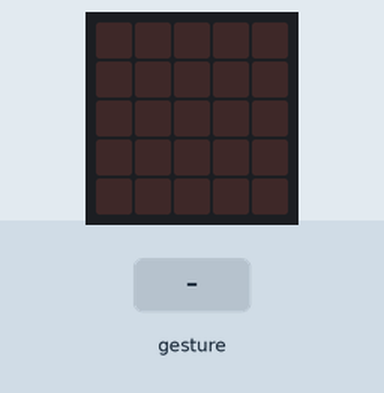
The program below on a simulated BBC micro:bit (MakeCode). On the bench: the board's 5×5 LED display. The inputs (shaded band) are chosen by the test bench. Random numbers come from a fixed seed; a tilt is held for 1.5 s and a shake lasts 1 s, then the board lies face up again.

Above: at 1.2 s.
1.3 s: gesture 'shake'
At 2.7 s:
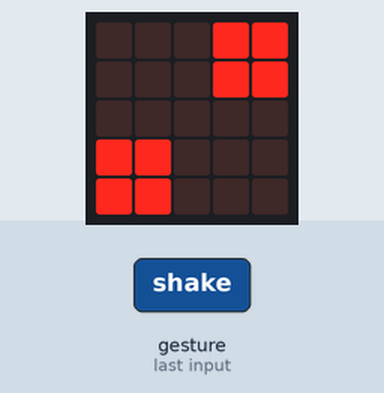
3.0 s: gesture 'shake'
At 4.2 s:
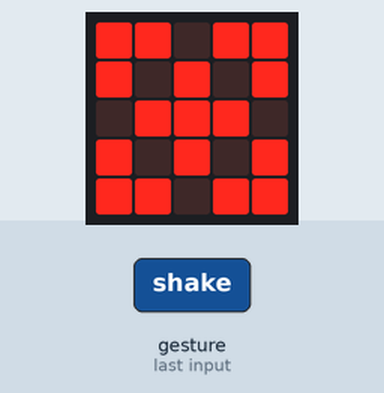
4.7 s: gesture 'shake'
At 5.5 s:
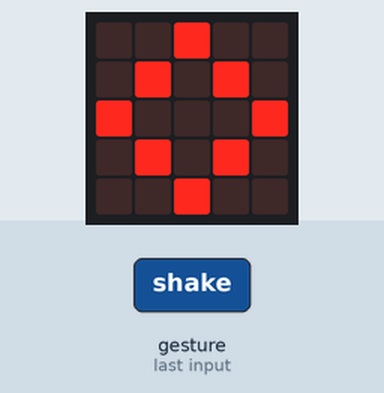
6.4 s: gesture 'shake'
At 8.0 s:
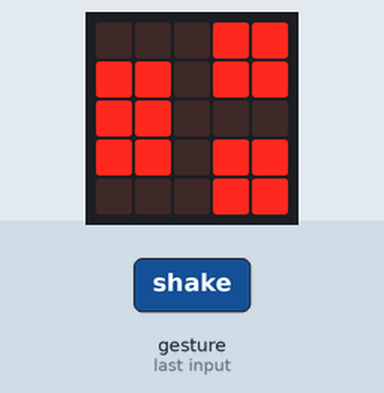
Timing chart, 0 to 9.1 s (numbered marks = the images above; inputs shaded):
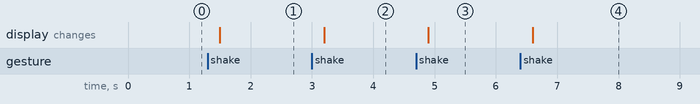

Measured:
- after the input at 1.3 s, the display: changes after 0.20 s (image 1)
- after the input at 3.0 s, the display: changes after 0.20 s (image 2)
- after the input at 4.7 s, the display: changes after 0.20 s (image 3)
- after the input at 6.4 s, the display: changes after 0.20 s (image 4)

The program:

main.ts
```typescript
let numero = 0
input.onGesture(Gesture.Shake, function () {
    numero = randint(1, 6)
    if (numero == 1) {
        basic.showLeds(`
            . . # . .
            . # . # .
            # . . . #
            . # . # .
            . . # . .
            `)
    } else if (numero == 2) {
        basic.showLeds(`
            . . . # #
            . . . # #
            . . . . .
            # # . . .
            # # . . .
            `)
    } else if (numero == 3) {
        basic.showLeds(`
            . . . # #
            # # . # #
            # # . . .
            # # . # #
            . . . # #
            `)
    } else if (numero == 4) {
        basic.showLeds(`
            # # . # #
            # # . # #
            . . . . .
            # # . # #
            # # . # #
            `)
    } else if (numero == 5) {
        basic.showLeds(`
            # # . # #
            # . # . #
            . # # # .
            # . # . #
            # # . # #
            `)
    } else if (numero == 6) {
        basic.showLeds(`
            # # . # #
            . . . . .
            # # . # #
            . . . . .
            # # . # #
            `)
    } else if (false) {
        basic.showLeds(`
            . . . . .
            . . . . .
            . . . . .
            . . . . .
            . . . . .
            `)
    }
})
```

test.ts
```typescript
// os teses vão aqui; isto não será compilado quando este pacote for usado como extensão.
```
